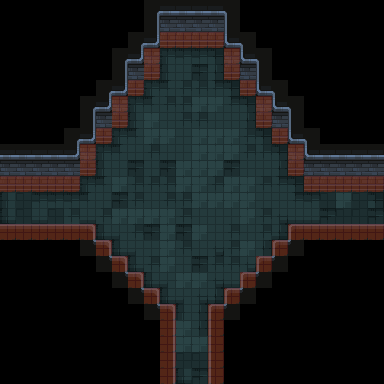

Below is a game level as drawn by its tile map, then a one-line description and the .tmx file that defines it, in full:
An orthogonal 24x24 tile map with 16x16 px tiles, 3 tile layers (floor, details, collision) and 13 objects (6x Gate, 4x EnemySpawnPoint, 3x EnemySpawnTrigger).

<map version="1.10" tiledversion="1.10.2" orientation="orthogonal" renderorder="right-down" width="24" height="24" tilewidth="16" tileheight="16" infinite="0" nextlayerid="8" nextobjectid="29">
 <tileset firstgid="1" source="../Tilesets/dungeon_prison_tileset.tsx" />
 <layer id="3" name="floor" width="24" height="24">
  <data encoding="csv">
0,0,0,0,0,0,0,0,0,0,0,0,0,0,0,0,0,0,0,0,0,0,0,0,
0,0,0,0,0,0,0,0,0,0,0,0,0,0,0,0,0,0,0,0,0,0,0,0,
0,0,0,0,0,0,0,0,0,0,0,0,0,0,0,0,0,0,0,0,0,0,0,0,
0,0,0,0,0,0,0,0,0,0,5,6,6,7,0,0,0,0,0,0,0,0,0,0,
0,0,0,0,0,0,0,0,0,0,30,31,80,32,0,0,0,0,0,0,0,0,0,0,
0,0,0,0,0,0,0,0,0,5,60,81,81,58,7,0,0,0,0,0,0,0,0,0,
0,0,0,0,0,0,0,0,5,60,81,81,82,82,58,7,0,0,0,0,0,0,0,0,
0,0,0,0,0,0,0,0,30,82,31,81,81,31,31,32,0,0,0,0,0,0,0,0,
0,0,0,0,0,0,0,5,60,82,82,31,82,82,82,81,7,0,0,0,0,0,0,0,
0,0,0,0,0,0,5,60,31,81,31,31,82,82,82,81,81,7,0,0,0,0,0,0,
5,0,0,0,0,0,30,31,80,31,80,82,82,82,80,31,31,32,0,0,0,0,0,7,
5,7,0,0,0,5,60,82,81,81,81,82,82,81,82,82,81,58,7,0,0,0,55,57,
30,83,6,6,6,60,31,80,81,31,81,81,82,82,82,82,31,31,58,6,83,82,83,7,
55,83,56,83,81,56,81,82,82,82,82,81,31,31,31,82,81,8,56,56,80,83,83,80,
0,0,0,0,0,0,55,10,81,80,82,80,82,31,81,31,81,57,0,0,0,0,0,0,
0,0,0,0,0,0,0,55,10,31,82,81,31,8,81,82,32,0,0,0,0,0,0,0,
0,0,0,0,0,0,0,0,55,81,82,31,80,81,81,8,57,0,0,0,0,0,0,0,
0,0,0,0,0,0,0,0,0,55,10,82,82,8,56,57,0,0,0,0,0,0,0,0,
0,0,0,0,0,0,0,0,0,0,55,10,8,57,0,0,0,0,0,0,0,0,0,0,
0,0,0,0,0,0,0,0,0,0,0,30,32,0,0,0,0,0,0,0,0,0,0,0,
0,0,0,0,0,0,0,0,0,0,0,82,32,0,0,0,0,0,0,0,0,0,0,0,
0,0,0,0,0,0,0,0,0,0,0,82,82,0,0,0,0,0,0,0,0,0,0,0,
0,0,0,0,0,0,0,0,0,0,0,83,83,0,0,0,0,0,0,0,0,0,0,0,
0,0,0,0,0,0,0,0,0,0,0,55,80,0,0,0,0,0,0,0,0,0,0,0
</data>
 </layer>
 <layer id="2" name="details" width="24" height="24">
  <data encoding="csv">
0,0,0,0,0,0,0,0,0,104,2,2,2,2,105,0,0,0,0,0,0,0,0,0,
0,0,0,0,0,0,0,0,0,129,27,27,27,27,130,0,0,0,0,0,0,0,0,0,
0,0,0,0,0,0,0,0,104,103,52,52,52,52,101,105,0,0,0,0,0,0,0,0,
0,0,0,0,0,0,0,104,103,27,0,0,0,0,27,101,105,0,0,0,0,0,0,0,
0,0,0,0,0,0,0,129,27,52,0,0,0,0,52,27,130,0,0,0,0,0,0,0,
0,0,0,0,0,0,104,103,52,0,0,0,0,0,0,52,101,105,0,0,0,0,0,0,
0,0,0,0,0,104,103,27,0,0,0,0,0,0,0,0,27,101,105,0,0,0,0,0,
0,0,0,0,0,129,27,52,0,0,0,0,0,0,0,0,52,27,130,0,0,0,0,0,
0,0,0,0,104,103,52,0,0,0,0,0,0,0,0,0,0,52,101,105,0,0,0,0,
2,2,2,2,103,27,0,0,0,0,0,0,0,0,0,0,0,0,27,101,2,2,2,2,
27,27,27,27,27,52,0,0,0,0,0,0,0,0,0,0,0,0,52,27,27,27,27,27,
52,52,52,52,52,0,0,0,0,0,0,0,0,0,0,0,0,0,0,52,52,52,52,52,
0,0,0,0,0,0,0,0,0,0,0,0,0,0,0,0,0,0,0,0,0,0,0,0,
0,0,0,0,0,0,0,0,0,0,0,0,0,0,0,0,0,0,0,0,0,0,0,0,
77,77,77,77,77,78,0,0,0,0,0,0,0,0,0,0,0,0,76,77,77,77,77,77,
0,0,0,0,0,154,78,0,0,0,0,0,0,0,0,0,0,76,155,0,0,0,0,0,
0,0,0,0,0,0,154,78,0,0,0,0,0,0,0,0,76,155,0,0,0,0,0,0,
0,0,0,0,0,0,0,154,78,0,0,0,0,0,0,76,155,0,0,0,0,0,0,0,
0,0,0,0,0,0,0,0,154,78,0,0,0,0,76,155,0,0,0,0,0,0,0,0,
0,0,0,0,0,0,0,0,0,154,78,0,0,76,155,0,0,0,0,0,0,0,0,0,
0,0,0,0,0,0,0,0,0,0,129,0,0,130,0,0,0,0,0,0,0,0,0,0,
0,0,0,0,0,0,0,0,0,0,129,0,0,130,0,0,0,0,0,0,0,0,0,0,
0,0,0,0,0,0,0,0,0,0,129,0,0,130,0,0,0,0,0,0,0,0,0,0,
0,0,0,0,0,0,0,0,0,0,129,0,0,130,0,0,0,0,0,0,0,0,0,0
</data>
 </layer>
 <layer id="1" name="collision" width="24" height="24" opacity="0.5">
  <data encoding="csv">
0,0,0,0,0,0,0,0,0,0,0,0,0,0,0,0,0,0,0,0,0,0,0,0,
0,0,0,0,0,0,0,0,0,0,0,0,0,0,0,0,0,0,0,0,0,0,0,0,
0,0,0,0,0,0,0,0,0,0,502,502,502,502,0,0,0,0,0,0,0,0,0,0,
0,0,0,0,0,0,0,0,0,502,0,0,0,0,502,0,0,0,0,0,0,0,0,0,
0,0,0,0,0,0,0,0,0,502,0,0,0,0,502,0,0,0,0,0,0,0,0,0,
0,0,0,0,0,0,0,0,502,0,0,0,0,0,0,502,0,0,0,0,0,0,0,0,
0,0,0,0,0,0,0,502,0,0,0,0,0,0,0,0,502,0,0,0,0,0,0,0,
0,0,0,0,0,0,0,502,0,0,0,0,0,0,0,0,502,0,0,0,0,0,0,0,
0,0,0,0,0,0,502,0,0,0,0,0,0,0,0,0,0,502,0,0,0,0,0,0,
0,0,0,0,0,502,0,0,0,0,0,0,0,0,0,0,0,0,502,0,0,0,0,0,
0,0,0,0,0,502,0,0,0,0,0,0,0,0,0,0,0,0,502,0,0,0,0,0,
502,502,502,502,502,0,0,0,0,0,0,0,0,0,0,0,0,0,0,502,502,502,502,502,
0,0,0,0,0,0,0,0,0,0,0,0,0,0,0,0,0,0,0,0,0,0,0,0,
0,0,0,0,0,0,0,0,0,0,0,0,0,0,0,0,0,0,0,0,0,0,0,0,
502,502,502,502,502,502,0,0,0,0,0,0,0,0,0,0,0,0,502,502,502,502,502,502,
0,0,0,0,0,0,502,0,0,0,0,0,0,0,0,0,0,502,0,0,0,0,0,0,
0,0,0,0,0,0,0,502,0,0,0,0,0,0,0,0,502,0,0,0,0,0,0,0,
0,0,0,0,0,0,0,0,502,0,0,0,0,0,0,502,0,0,0,0,0,0,0,0,
0,0,0,0,0,0,0,0,0,502,0,0,0,0,502,0,0,0,0,0,0,0,0,0,
0,0,0,0,0,0,0,0,0,0,502,0,0,502,0,0,0,0,0,0,0,0,0,0,
0,0,0,0,0,0,0,0,0,0,502,0,0,502,0,0,0,0,0,0,0,0,0,0,
0,0,0,0,0,0,0,0,0,0,502,0,0,502,0,0,0,0,0,0,0,0,0,0,
0,0,0,0,0,0,0,0,0,0,502,0,0,502,0,0,0,0,0,0,0,0,0,0,
0,0,0,0,0,0,0,0,0,0,502,0,0,502,0,0,0,0,0,0,0,0,0,0
</data>
 </layer>
 <objectgroup id="7" name="entities">
  <object id="14" type="EnemySpawnTrigger" x="176" y="288" width="32" height="16">
   <properties>
    <property name="TriggerType" propertytype="triggerType" value="EnemySpawn" />
   </properties>
  </object>
  <object id="16" type="EnemySpawnTrigger" x="80" y="192" width="16" height="32">
   <properties>
    <property name="TriggerType" propertytype="triggerType" value="EnemySpawn" />
   </properties>
  </object>
  <object id="17" type="EnemySpawnTrigger" x="288" y="192" width="16" height="32">
   <properties>
    <property name="TriggerType" propertytype="triggerType" value="EnemySpawn" />
   </properties>
  </object>
  <object id="18" type="EnemySpawnPoint" x="144" y="144">
   <point />
  </object>
  <object id="19" type="EnemySpawnPoint" x="224" y="144">
   <point />
  </object>
  <object id="20" type="EnemySpawnPoint" x="240" y="240">
   <point />
  </object>
  <object id="21" type="EnemySpawnPoint" x="160" y="240">
   <point />
  </object>
  <object id="22" type="Gate" gid="235" x="176" y="304" width="16" height="16" />
  <object id="23" type="Gate" gid="235" x="192" y="304" width="16" height="16" />
  <object id="24" type="Gate" gid="235" x="64" y="192" width="16" height="16" />
  <object id="25" type="Gate" gid="235" x="64" y="208" width="16" height="16" />
  <object id="26" type="Gate" gid="235" x="304" y="208" width="16" height="16" />
  <object id="28" type="Gate" gid="235" x="304" y="192" width="16" height="16" />
 </objectgroup>
</map>
